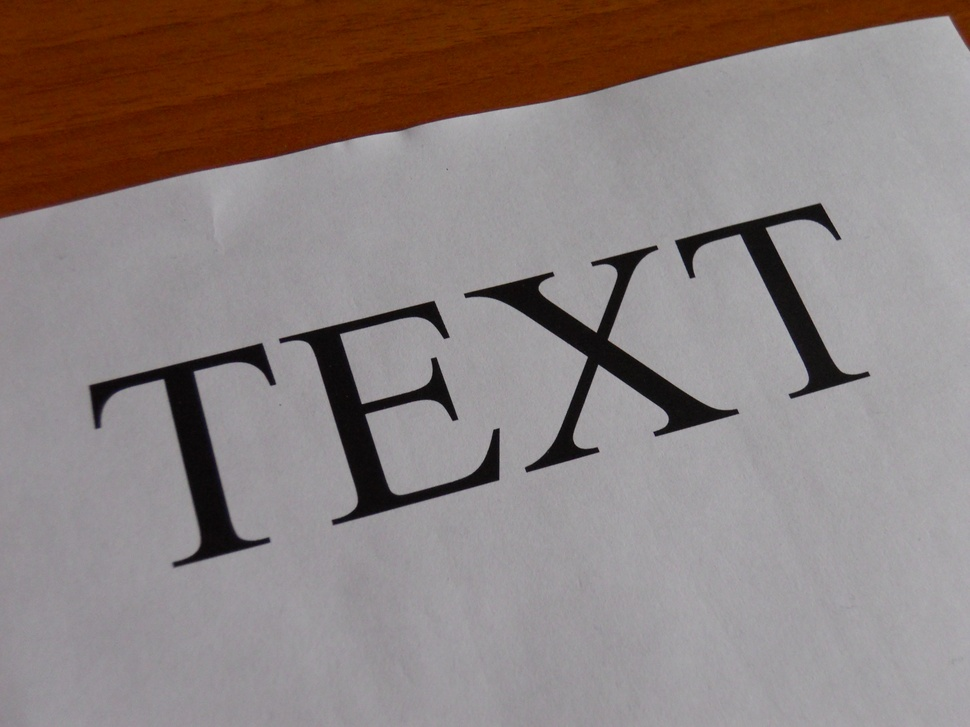
%> input picture test_files/text_real.jpg, 970 x 727 px, shrunk from 4000 x 3000 before the run
$ octave textReal.m   (GNU Octave 9; MATLAB toolbox functions it lacks are replaced by stand-ins)
%> lines starting %> are read from the running program, lines starting %| are printed output that depends on the picture; in (x1, y1, x2, y2) boxes, pixels count from 0 and x2, y2 are one past the last pixel; in counts of white or black regions, pixels touching at a corner belong together; the program's own positions count from 1
path(path, '../');
photo = rgb2gray(imread('text_real.jpg'));
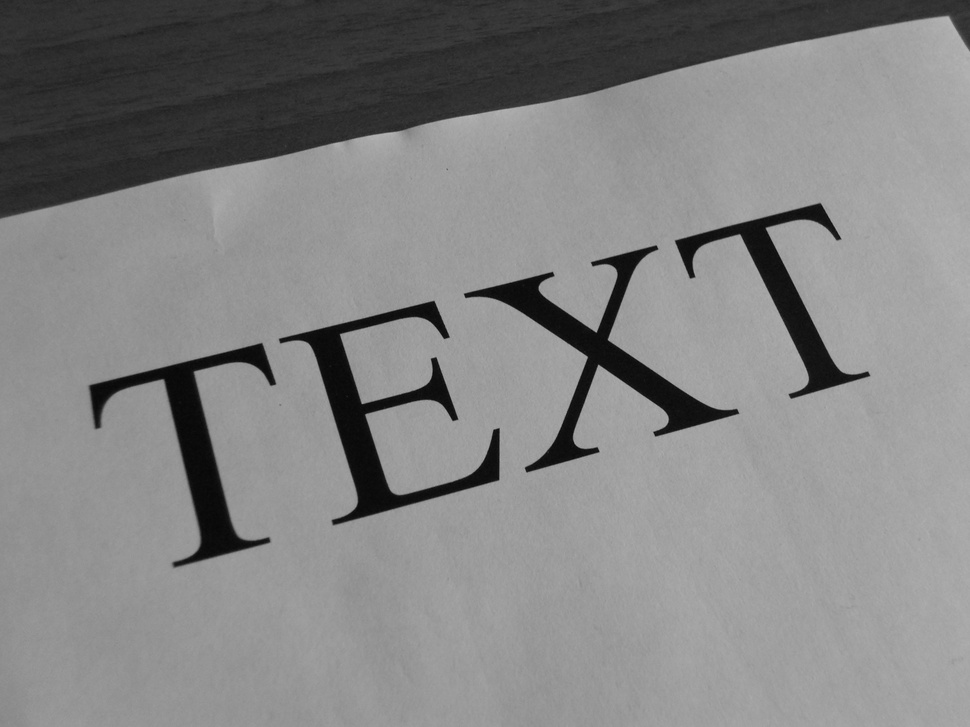
%> photo: size 727x970 uint8; min 5, max 183, mean 131.4
photo = single(im2bw(photo, 0.12) * 255);
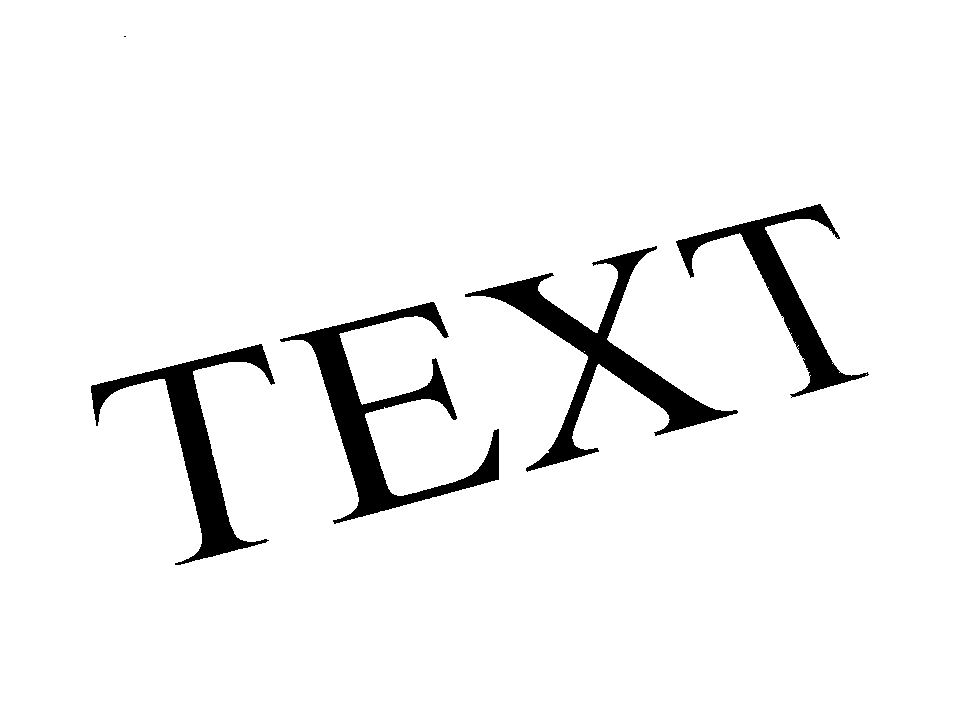
%> photo: size 727x970 single; 95% white; 5 black regions (1 under 20 px), largest, box (x1, y1, x2, y2) and area: (465, 246, 738, 472) 10105, (280, 302, 499, 524) 10101, (91, 344, 275, 565) 8197, (676, 204, 869, 398) 6529
world = single(rgb2gray(imread('text_world.png')));
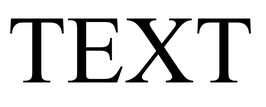
%> input picture test_files/text_world.png, 266 x 107 px, shrunk from 1096 x 440 before the run
%> world: size 107x266 single; min 0, max 255, mean 218.8
%> the run ends on the next line

detector = SiftDetector(10);
matcher = SiftMatcher(1.5);
secondMatcher = RansacMatcher(FitnessEvaluator(MatlabHomographyEstimator(), 15), 1000, 15);

authenticityEvaluation;
